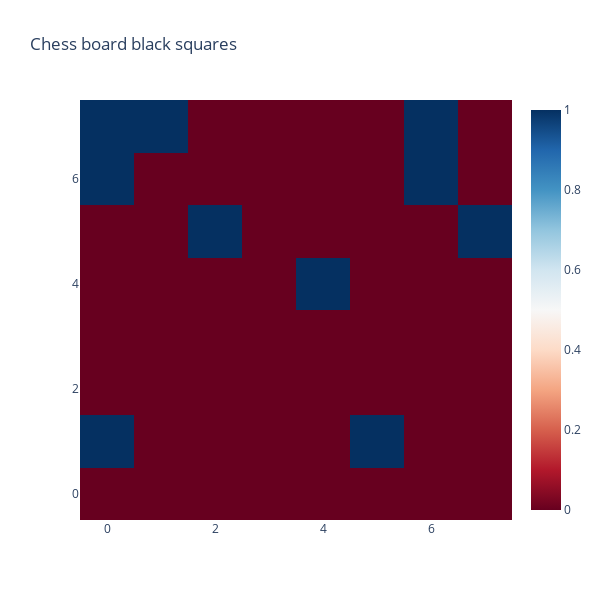
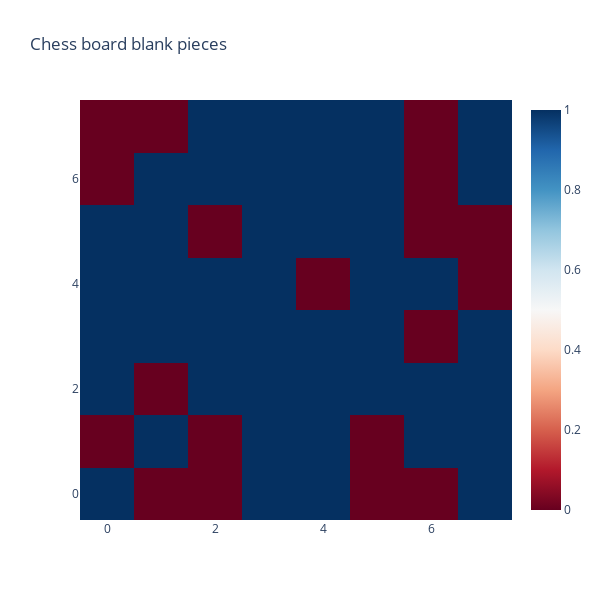
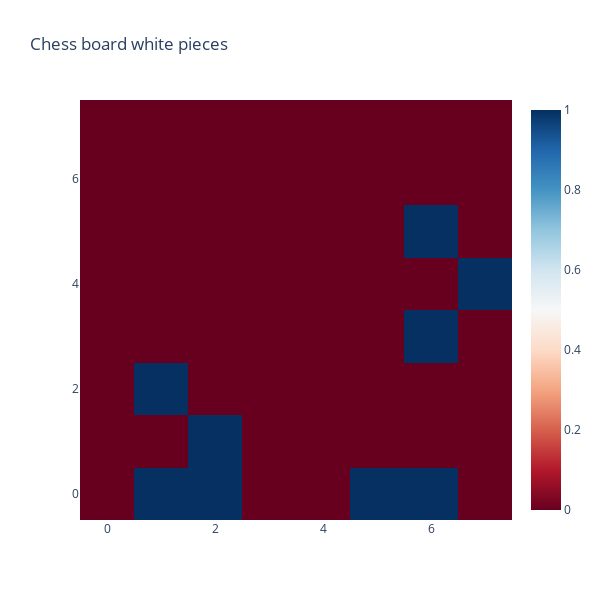
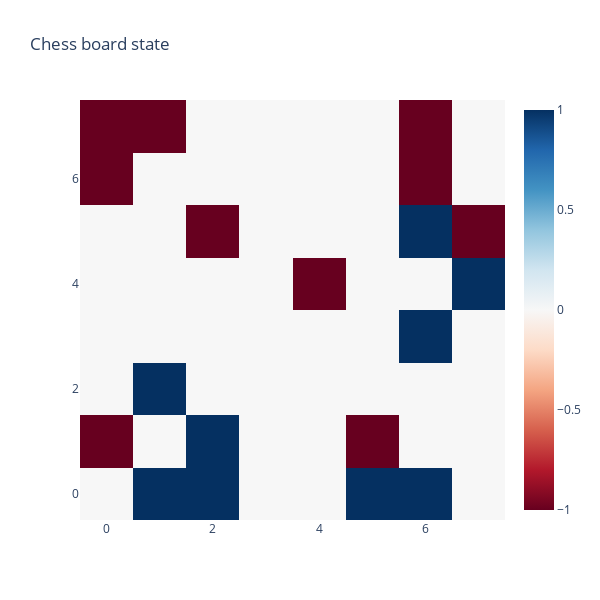

These figures' notebook cell, in order:
### Code cell
plot_board_state(move_13_state_one_hot[:, :, 0], "Chess board black squares")
plot_board_state(move_13_state_one_hot[:, :, 1], "Chess board blank pieces")
plot_board_state(move_13_state_one_hot[:, :, 2], "Chess board white pieces")
plot_board_state(move_13_state, "Chess board state")

### Figure 1 — Plotly figure (JSON) as saved in the notebook; plotly's stock layout.template omitted (floating-point values rounded to 4 significant figures)
{"data": [{"colorscale": [[0, "rgb(103,0,31)"], [0.1, "rgb(178,24,43)"], [0.2, "rgb(214,96,77)"], [0.3, "rgb(244,165,130)"], [0.4, "rgb(253,219,199)"], [0.5, "rgb(247,247,247)"], [0.6, "rgb(209,229,240)"], [0.7, "rgb(146,197,222)"], [0.8, "rgb(67,147,195)"], [0.9, "rgb(33,102,172)"], [1, "rgb(5,48,97)"]], "type": "heatmap", "z": [[0, 0, 0, 0, 0, 0, 0, 0], [1, 0, 0, 0, 0, 1, 0, 0], [0, 0, 0, 0, 0, 0, 0, 0], [0, 0, 0, 0, 0, 0, 0, 0], [0, 0, 0, 0, 1, 0, 0, 0], [0, 0, 1, 0, 0, 0, 0, 1], [1, 0, 0, 0, 0, 0, 1, 0], [1, 1, 0, 0, 0, 0, 1, 0]]}], "layout": {"autosize": false, "height": 600, "title": {"text": "Chess board black squares"}, "width": 600, "xaxis": {"nticks": 8, "ticks": ""}, "yaxis": {"nticks": 8, "ticks": ""}}}

### Figure 2 — Plotly figure (JSON) as saved in the notebook; plotly's stock layout.template omitted (floating-point values rounded to 4 significant figures)
{"data": [{"colorscale": [[0, "rgb(103,0,31)"], [0.1, "rgb(178,24,43)"], [0.2, "rgb(214,96,77)"], [0.3, "rgb(244,165,130)"], [0.4, "rgb(253,219,199)"], [0.5, "rgb(247,247,247)"], [0.6, "rgb(209,229,240)"], [0.7, "rgb(146,197,222)"], [0.8, "rgb(67,147,195)"], [0.9, "rgb(33,102,172)"], [1, "rgb(5,48,97)"]], "type": "heatmap", "z": [[1, 0, 0, 1, 1, 0, 0, 1], [0, 1, 0, 1, 1, 0, 1, 1], [1, 0, 1, 1, 1, 1, 1, 1], [1, 1, 1, 1, 1, 1, 0, 1], [1, 1, 1, 1, 0, 1, 1, 0], [1, 1, 0, 1, 1, 1, 0, 0], [0, 1, 1, 1, 1, 1, 0, 1], [0, 0, 1, 1, 1, 1, 0, 1]]}], "layout": {"autosize": false, "height": 600, "title": {"text": "Chess board blank pieces"}, "width": 600, "xaxis": {"nticks": 8, "ticks": ""}, "yaxis": {"nticks": 8, "ticks": ""}}}

### Figure 3 — Plotly figure (JSON) as saved in the notebook; plotly's stock layout.template omitted (floating-point values rounded to 4 significant figures)
{"data": [{"colorscale": [[0, "rgb(103,0,31)"], [0.1, "rgb(178,24,43)"], [0.2, "rgb(214,96,77)"], [0.3, "rgb(244,165,130)"], [0.4, "rgb(253,219,199)"], [0.5, "rgb(247,247,247)"], [0.6, "rgb(209,229,240)"], [0.7, "rgb(146,197,222)"], [0.8, "rgb(67,147,195)"], [0.9, "rgb(33,102,172)"], [1, "rgb(5,48,97)"]], "type": "heatmap", "z": [[0, 1, 1, 0, 0, 1, 1, 0], [0, 0, 1, 0, 0, 0, 0, 0], [0, 1, 0, 0, 0, 0, 0, 0], [0, 0, 0, 0, 0, 0, 1, 0], [0, 0, 0, 0, 0, 0, 0, 1], [0, 0, 0, 0, 0, 0, 1, 0], [0, 0, 0, 0, 0, 0, 0, 0], [0, 0, 0, 0, 0, 0, 0, 0]]}], "layout": {"autosize": false, "height": 600, "title": {"text": "Chess board white pieces"}, "width": 600, "xaxis": {"nticks": 8, "ticks": ""}, "yaxis": {"nticks": 8, "ticks": ""}}}

### Figure 4 — Plotly figure (JSON) as saved in the notebook; plotly's stock layout.template omitted (floating-point values rounded to 4 significant figures)
{"data": [{"colorscale": [[0, "rgb(103,0,31)"], [0.1, "rgb(178,24,43)"], [0.2, "rgb(214,96,77)"], [0.3, "rgb(244,165,130)"], [0.4, "rgb(253,219,199)"], [0.5, "rgb(247,247,247)"], [0.6, "rgb(209,229,240)"], [0.7, "rgb(146,197,222)"], [0.8, "rgb(67,147,195)"], [0.9, "rgb(33,102,172)"], [1, "rgb(5,48,97)"]], "type": "heatmap", "z": [[0, 1, 1, 0, 0, 1, 1, 0], [-1, 0, 1, 0, 0, -1, 0, 0], [0, 1, 0, 0, 0, 0, 0, 0], [0, 0, 0, 0, 0, 0, 1, 0], [0, 0, 0, 0, -1, 0, 0, 1], [0, 0, -1, 0, 0, 0, 1, -1], [-1, 0, 0, 0, 0, 0, -1, 0], [-1, -1, 0, 0, 0, 0, -1, 0]]}], "layout": {"autosize": false, "height": 600, "title": {"text": "Chess board state"}, "width": 600, "xaxis": {"nticks": 8, "ticks": ""}, "yaxis": {"nticks": 8, "ticks": ""}}}
